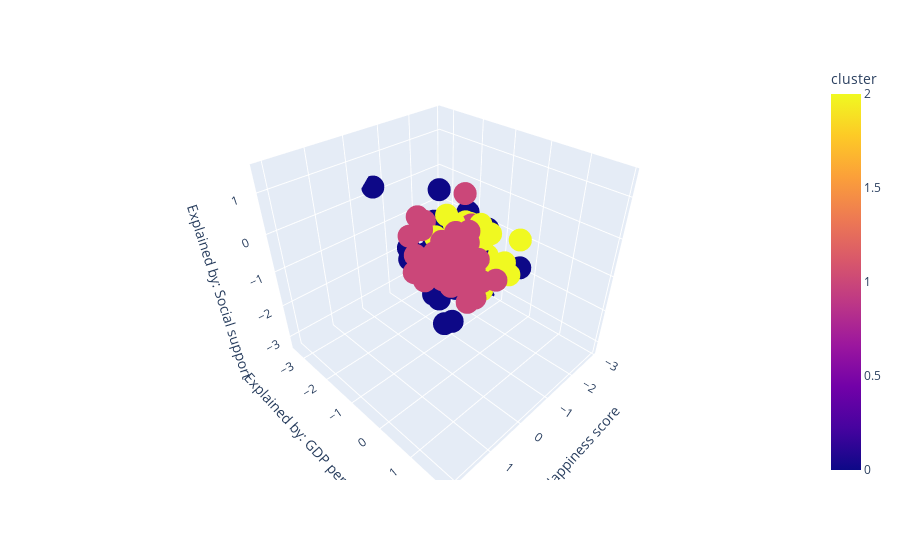

Here is the notebook cell this chart was saved with:
### Code cell
df['cluster'] = kmedoids.labels_
fig = px.scatter_3d(df, x='Happiness score',y = 'Explained by: GDP per capita', z='Explained by: Social support', color = 'cluster')
fig.show()

### Figure 1 — Plotly figure (JSON) as saved in the notebook; plotly's stock layout.template omitted (floating-point values rounded to 4 significant figures; data arrays with more than 128 entries replaced by an {"elided": "..."} marker saying what was removed)
{"data": [{"hovertemplate": "Happiness score=%{x}<br>Explained by: GDP per capita=%{y}<br>Explained by: Social support=%{z}<br>cluster=%{marker.color}<extra></extra>", "legendgroup": "", "marker": {"color": {"elided": "146 int values"}, "coloraxis": "coloraxis", "symbol": "circle"}, "mode": "markers", "name": "", "scene": "scene", "showlegend": false, "type": "scatter3d", "x": {"elided": "146 float values"}, "y": {"elided": "146 float values"}, "z": {"elided": "146 float values"}}], "layout": {"coloraxis": {"colorbar": {"title": {"text": "cluster"}}, "colorscale": [[0, "#0d0887"], [0.1111, "#46039f"], [0.2222, "#7201a8"], [0.3333, "#9c179e"], [0.4444, "#bd3786"], [0.5556, "#d8576b"], [0.6667, "#ed7953"], [0.7778, "#fb9f3a"], [0.8889, "#fdca26"], [1, "#f0f921"]]}, "legend": {"tracegroupgap": 0}, "margin": {"t": 60}, "scene": {"domain": {"x": [0, 1], "y": [0, 1]}, "xaxis": {"title": {"text": "Happiness score"}}, "yaxis": {"title": {"text": "Explained by: GDP per capita"}}, "zaxis": {"title": {"text": "Explained by: Social support"}}}}}
